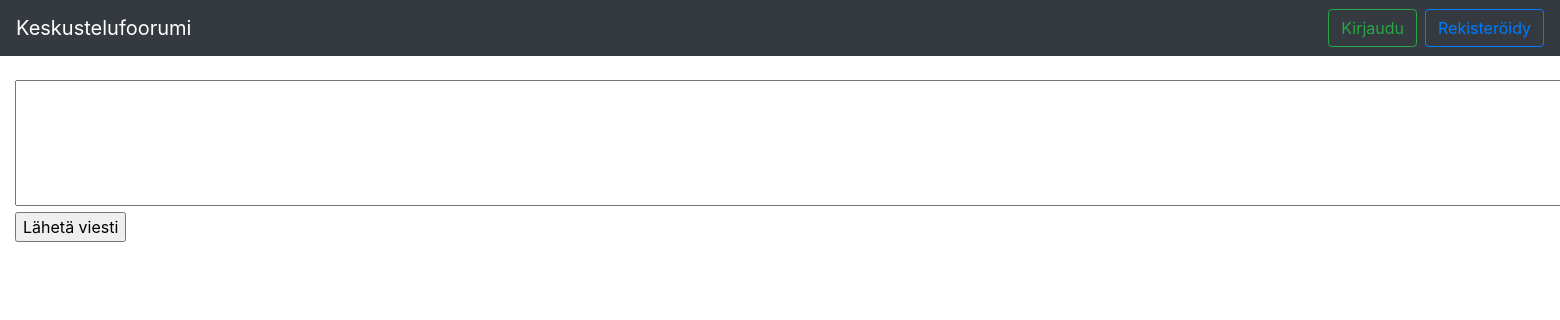
/topics/3, run on an earlier commit of the app's database.
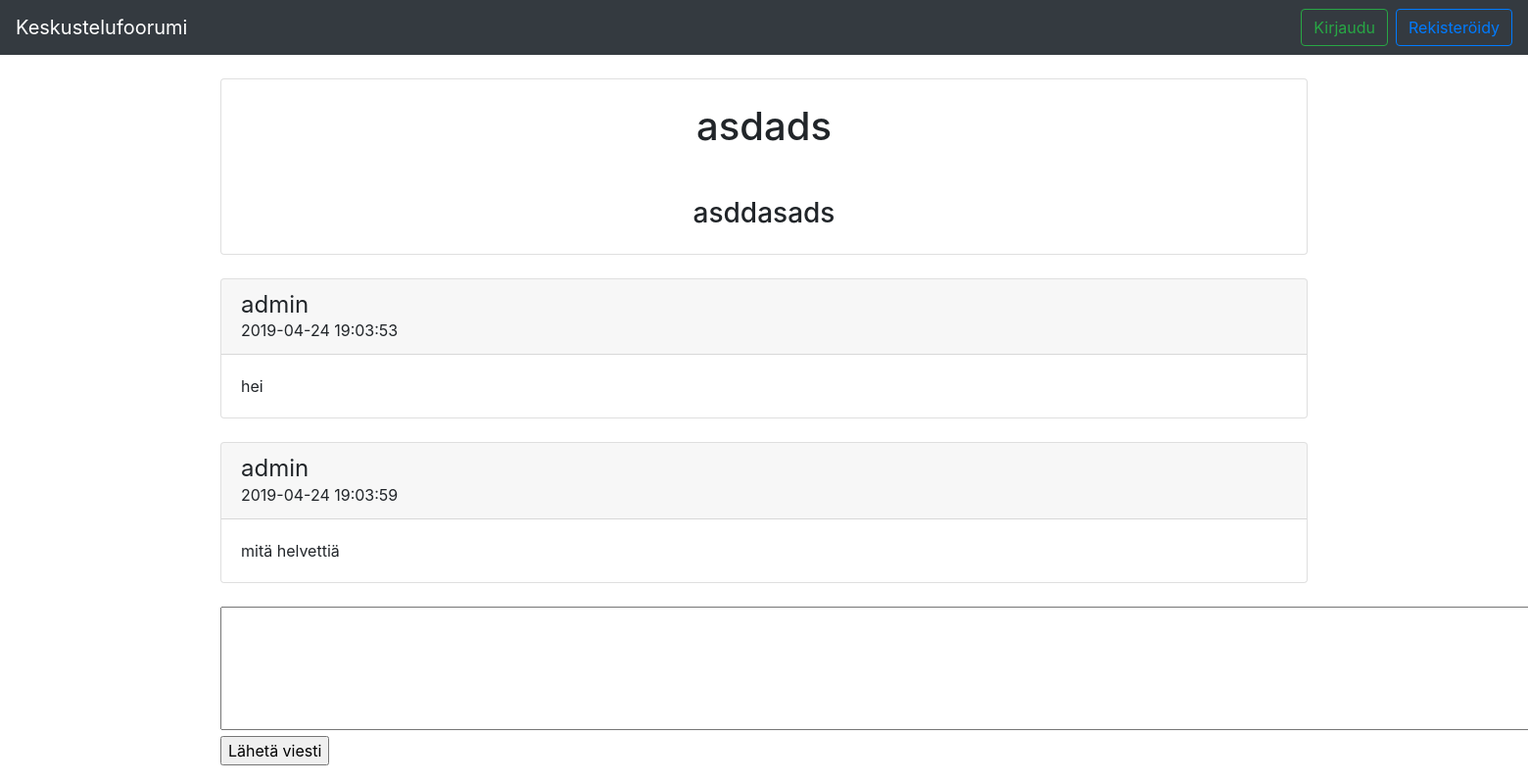
And on a later commit of the database.
### application/topics/models.py (models this page shows, shortened)
class Topics(db.Model):
    id = db.Column(db.Integer, primary_key=True)
    date_created = db.Column(db.DateTime, default=db.func.current_timestamp())
    date_modified = db.Column(
        db.DateTime,
        default=db.func.current_timestamp(),
        onupdate=db.func.current_timestamp())
    name = db.Column(db.String(144), nullable=False)
    desc = db.Column(db.String(144), nullable=True)
    account_id = db.Column(
        db.Integer, db.ForeignKey('account.id'), nullable=False)
    kategoriat = relationship("Categories", secondary="topics_categories")

### application/posts/models.py (models this page shows, shortened)
class Posts(db.Model):
    id = db.Column(db.Integer, primary_key=True)
    date_created = db.Column(db.DateTime, default=db.func.current_timestamp())
    date_modified = db.Column(
        db.DateTime,
        default=db.func.current_timestamp(),
        onupdate=db.func.current_timestamp())
    message = db.Column(db.Text, nullable=False)
    account_id = db.Column(
        db.Integer, db.ForeignKey('account.id'), nullable=False)
    topics_id = db.Column(
        db.Integer, db.ForeignKey('topics.id'), nullable=False)
    @staticmethod
    def find_posts(topic_id):
        stmt = text(
            "SELECT Posts.id, Posts.message, Account.username, Posts.date_created FROM Posts "
            "LEFT JOIN Account ON Account.id = Posts.account_id "
            "LEFT JOIN Topics ON Topics.id = Posts.topics_id "
            "WHERE Topics.id = :topic").params(topic=topic_id)
        res = db.engine.execute(stmt)
        response = []
        for row in res:
            response.append({
                "id": row[0],
                "message": row[1],
                "username": row[2],
                "date": row[3],
            })
        return response
    @staticmethod
    def topics_info(topic_id):
        stmt = text(
            "SELECT Topics.id, Topics.name, Topics.desc FROM Topics "
            "WHERE Topics.id = :topic").params(topic=topic_id)
        res = db.engine.execute(stmt)
        response = []
        for row in res:
            response.append({"id": row[0], "name": row[1], "desc": row[2]})
        return response

### application/auth/models.py (models this page shows, shortened)
class User(db.Model):
    __tablename__ = "account"
    id = db.Column(db.Integer, primary_key=True)
    name = db.Column(db.String(144), nullable=False)
    username = db.Column(db.String(144), nullable=False)
    password = db.Column(db.String(144), nullable=False)
    rank = db.Column(db.String(144), nullable=False)

### application/topics/views.py (the view)
@app.route("/topics/<topic_id>")
def topic_link(topic_id):
    return render_template(
        "topics/topic.html", topic_id=topic_id, form=PostsForm(), find_posts=Posts.find_posts(topic_id), topics_info=Posts.topics_info(topic_id))

### application/posts/forms.py
class PostsForm(FlaskForm):
    message = TextAreaField("Viesti", [validators.length(min=3, max=255)])
    class Meta:
        csrf = False

### application/templates/topics/topic.html (shortened to what this page needs)
{% extends "layout.html" %} {% block body %}
{% if find_posts is defined %}
{% if topics_info is defined %}
{% for topic in topics_info %}
<section class="container">
        <div class="panel panel-default">
                <div class="card mb-4">
<h1 class="my-4 text-center ">{{ topic.name }}</h1>
<h3 class="my-4 text-center">{{ topic.desc }}</h2>
                </div>
        </div>
{% endfor %}
<section class="row panel-body">
      <section class="col-md-12">
{% for post in find_posts %}
<div class="card mb-4 shadow-sm">
  <div class="card-header">
    <h4 class="my-0 font-weight-normal">
      {{ post.username}}
    </h4>
      {{ post.date }}
    </div>
    <div class="card-body">
    {{ post.message }}
        </div>
      </div>
  {% endfor %} {% endif %}  {% endif %}
<form method="POST" action="{{ url_for('message_create', topic_id=topic_id) }}">
    {{ form.message (cols="155", rows="5") }}
  <td colspan="2">
    <br>
  <input type="submit" value="Lähetä viesti"/>
  </td>
  </form>
  </section>
</section>
{% endblock %}

### application/templates/layout.html (shortened to what this page needs)
<!DOCTYPE html>
  <head>
    <link
      rel="stylesheet"
      href="https://maxcdn.bootstrapcdn.com/bootstrap/4.0.0/css/bootstrap.min.css"
    />
  </head>
  <body>
    <nav class="navbar navbar-expand-md navbar-dark bg-dark mb-4">
      <a class="navbar-brand" href="/">Keskustelufoorumi</a>
      <div class="collapse navbar-collapse" id="navbarCollapse">
        <div class="form-inline mt-2 mt-md-0">
          {% if current_user.is_authenticated %}
          <a href="{{ url_for('auth_logout') }}"
            >{{ current_user.name }} -- Kirjaudu ulos</a
          >
          {% else %}
          <a
            class="btn btn-outline-success my-2 mx-2 my-sm-0"
            href="{{ url_for('auth_login') }}"
            >Kirjaudu</a
          >
          <a
            class="btn btn-outline-primary my-2 my-sm-0"
            href="{{ url_for('register_form') }}"
            >Rekisteröidy</a
          >
          {% endif %}
        </div>
      </div>
    </nav>
    <div class="container-fluid">
      {% block body %} {% endblock %}
    </div>
  </body>
</html>

What changed in the data, as far as the page shows it:
added Topics: name "asdads", desc "asddasads"
added Posts: username "admin", date "2019-04-24 19:03:53", message "hei"
added Posts: username "admin", date "2019-04-24 19:03:59", message "mitä helvettiä"
